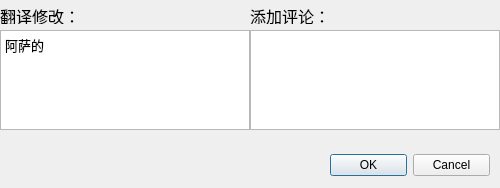
<?xml version="1.0" encoding="UTF-8"?>
<ui version="4.0">
 <class>Dialog</class>
 <widget class="QDialog" name="Dialog">
  <property name="geometry">
   <rect>
    <x>0</x>
    <y>0</y>
    <width>500</width>
    <height>188</height>
   </rect>
  </property>
  <property name="windowTitle">
   <string>Dialog</string>
  </property>
  <widget class="QDialogButtonBox" name="buttonBox">
   <property name="geometry">
    <rect>
     <x>330</x>
     <y>150</y>
     <width>160</width>
     <height>30</height>
    </rect>
   </property>
   <property name="orientation">
    <enum>Qt::Horizontal</enum>
   </property>
   <property name="standardButtons">
    <set>QDialogButtonBox::Cancel|QDialogButtonBox::Ok</set>
   </property>
  </widget>
  <widget class="QTextEdit" name="textEdit_Translation">
   <property name="geometry">
    <rect>
     <x>0</x>
     <y>30</y>
     <width>250</width>
     <height>100</height>
    </rect>
   </property>
   <property name="font">
    <font>
     <family>楷体</family>
     <pointsize>10</pointsize>
    </font>
   </property>
   <property name="html">
    <string>&lt;!DOCTYPE HTML PUBLIC &quot;-//W3C//DTD HTML 4.0//EN&quot; &quot;http://www.w3.org/TR/REC-html40/strict.dtd&quot;&gt;
&lt;html&gt;&lt;head&gt;&lt;meta name=&quot;qrichtext&quot; content=&quot;1&quot; /&gt;&lt;style type=&quot;text/css&quot;&gt;
p, li { white-space: pre-wrap; }
&lt;/style&gt;&lt;/head&gt;&lt;body style=&quot; font-family:'楷体'; font-size:10pt; font-weight:400; font-style:normal;&quot;&gt;
&lt;p style=&quot; margin-top:0px; margin-bottom:0px; margin-left:0px; margin-right:0px; -qt-block-indent:0; text-indent:0px;&quot;&gt;阿萨的&lt;/p&gt;&lt;/body&gt;&lt;/html&gt;</string>
   </property>
  </widget>
  <widget class="QTextEdit" name="textEdit_Translation_2">
   <property name="geometry">
    <rect>
     <x>250</x>
     <y>30</y>
     <width>250</width>
     <height>100</height>
    </rect>
   </property>
   <property name="font">
    <font>
     <family>楷体</family>
     <pointsize>10</pointsize>
    </font>
   </property>
  </widget>
  <widget class="QLabel" name="label">
   <property name="geometry">
    <rect>
     <x>0</x>
     <y>8</y>
     <width>81</width>
     <height>16</height>
    </rect>
   </property>
   <property name="font">
    <font>
     <family>楷体</family>
     <pointsize>12</pointsize>
    </font>
   </property>
   <property name="text">
    <string>翻译修改：</string>
   </property>
  </widget>
  <widget class="QLabel" name="label_2">
   <property name="geometry">
    <rect>
     <x>250</x>
     <y>8</y>
     <width>81</width>
     <height>16</height>
    </rect>
   </property>
   <property name="font">
    <font>
     <family>楷体</family>
     <pointsize>12</pointsize>
    </font>
   </property>
   <property name="text">
    <string>添加评论：</string>
   </property>
  </widget>
 </widget>
 <resources/>
 <connections>
  <connection>
   <sender>buttonBox</sender>
   <signal>accepted()</signal>
   <receiver>Dialog</receiver>
   <slot>accept()</slot>
   <hints>
    <hint type="sourcelabel">
     <x>248</x>
     <y>254</y>
    </hint>
    <hint type="destinationlabel">
     <x>157</x>
     <y>274</y>
    </hint>
   </hints>
  </connection>
  <connection>
   <sender>buttonBox</sender>
   <signal>rejected()</signal>
   <receiver>Dialog</receiver>
   <slot>reject()</slot>
   <hints>
    <hint type="sourcelabel">
     <x>316</x>
     <y>260</y>
    </hint>
    <hint type="destinationlabel">
     <x>286</x>
     <y>274</y>
    </hint>
   </hints>
  </connection>
 </connections>
</ui>
